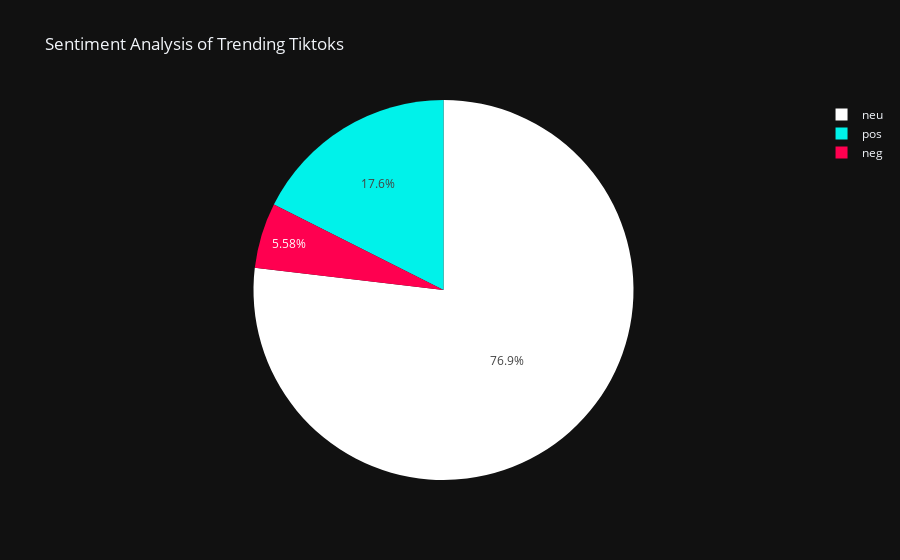

The code cell stored with this chart in its notebook:
### Markdown cell above
Now that we have defined the necessary functions above, we can create our pie chart function to display the sentiment analysis.

### Code cell
import plotly.express as px

def make_piechart(tiktoks):
    """
    Takes in a dataframe and returns a pie chart of the sentiment analysis
    """
    clean_tiktoks = clean_tiktok_df(tiktoks)
    dict_data = sent_scores(clean_tiktoks).copy()
    dict_data.pop('compound')
    df_data = pd.DataFrame([{'sentiment': x, 'score': y} for x,y in dict_data.items()])
    fig = px.pie(df_data, names='sentiment', values='score', 
                 title='Sentiment Analysis of Trending Tiktoks', template = 'plotly_dark', 
                 color_discrete_sequence = ['rgb(255,255,255)', 'rgb(0,242,234)', 'rgb(255,0,80)'])
    return fig
    
fig = make_piechart(tiktoks)
fig.show()

### Figure 1 — Plotly figure (JSON) as saved in the notebook; plotly's stock layout.template omitted (floating-point values rounded to 4 significant figures)
{"data": [{"domain": {"x": [0, 1], "y": [0, 1]}, "hovertemplate": "sentiment=%{label}<br>score=%{value}<extra></extra>", "labels": ["neg", "neu", "pos"], "legendgroup": "", "name": "", "showlegend": true, "type": "pie", "values": [0.05577, 0.7686, 0.1756]}], "layout": {"autosize": true, "legend": {"tracegroupgap": 0}, "piecolorway": ["rgb(255,255,255)", "rgb(0,242,234)", "rgb(255,0,80)"], "title": {"text": "Sentiment Analysis of Trending Tiktoks"}}}
